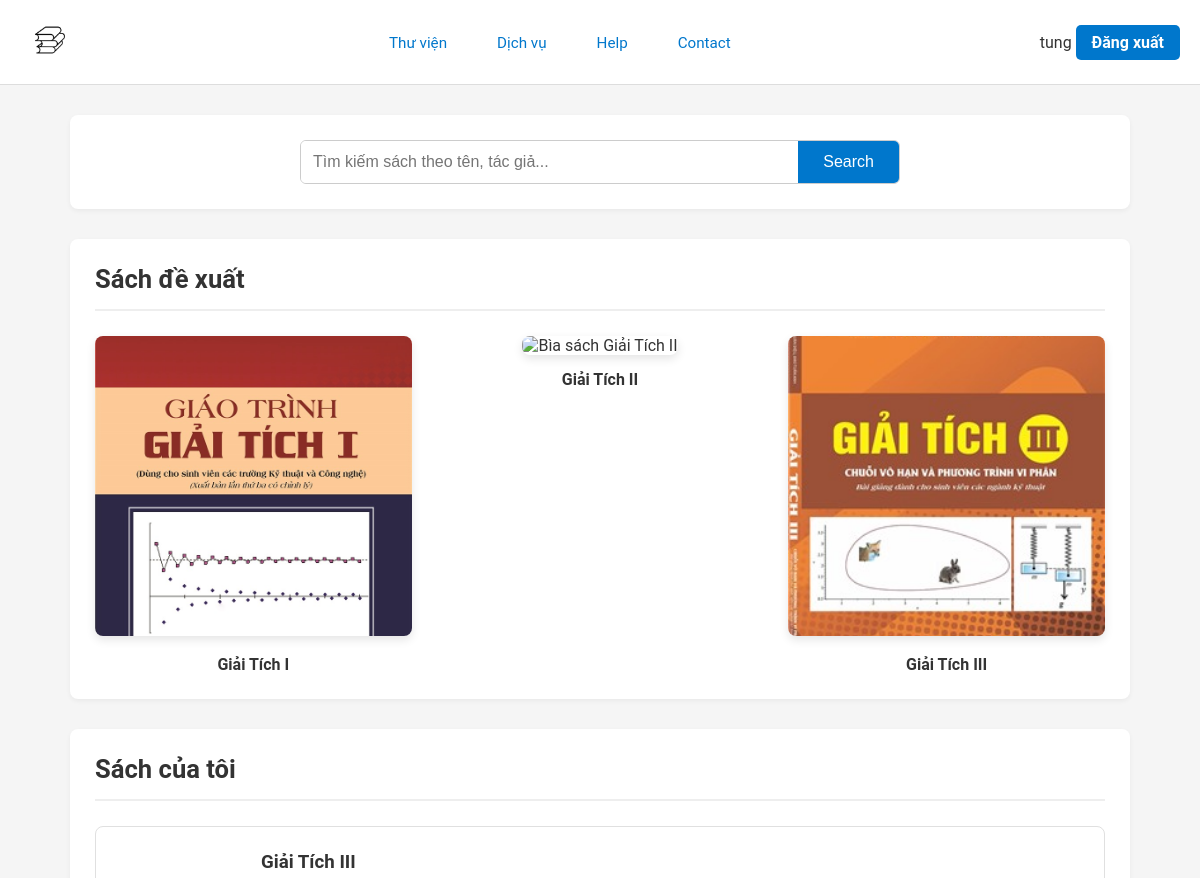
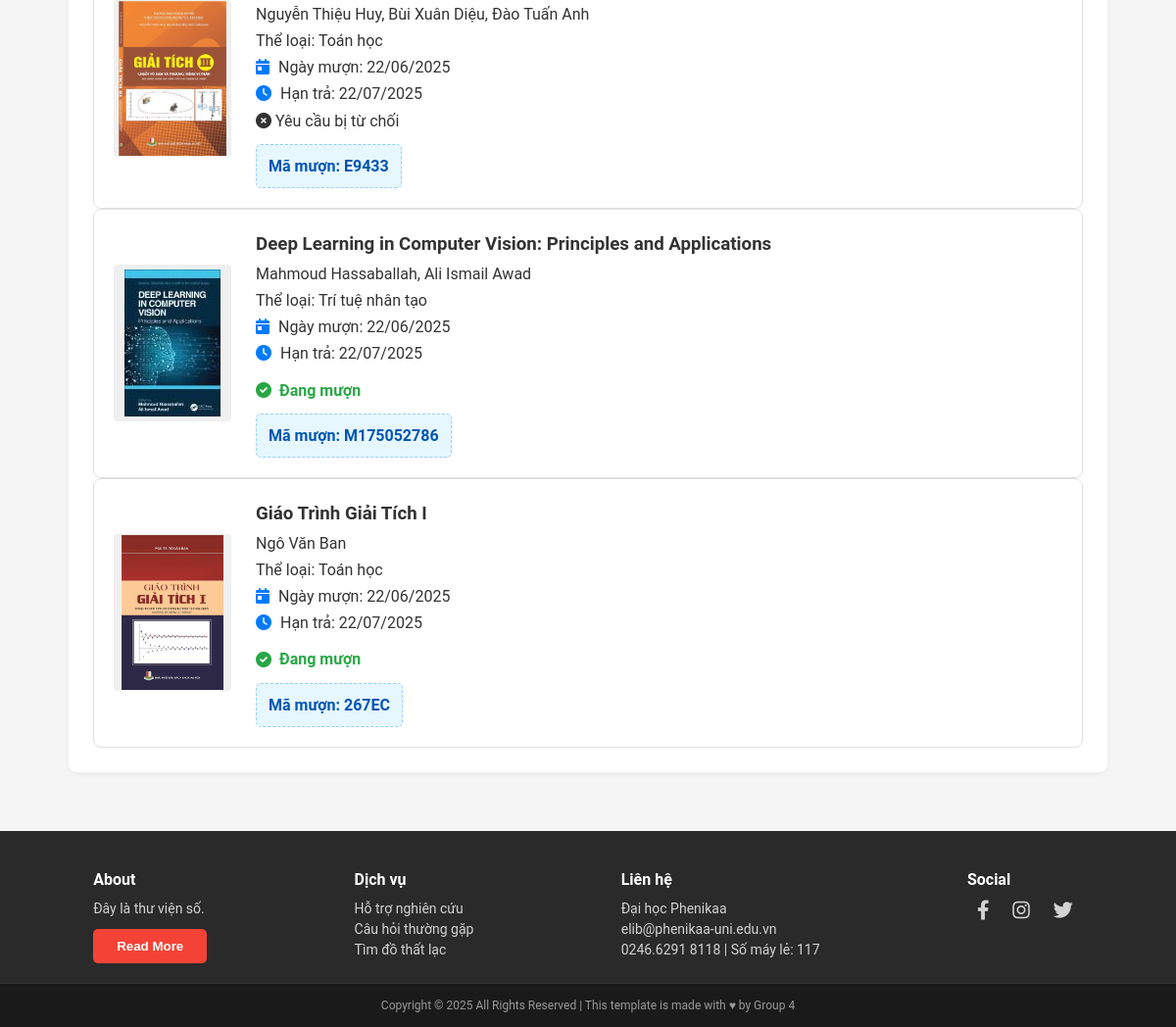
Page /user/demo/borrow/borrow.php (signed in) on the committed database (2 pictures, top to bottom).
### tables this page shows
CREATE TABLE `borrow_tbl` (
  `borrow_id` int(11) NOT NULL,
  `user_id` int(11) NOT NULL,
  `ngayMuon` datetime DEFAULT NULL,
  `ngayHetHan` datetime DEFAULT NULL,
  `tinhTrang` varchar(50) DEFAULT NULL,
  `book_id` int(11) DEFAULT NULL,
  `maMuon` varchar(10) DEFAULT NULL
);

CREATE TABLE `book_tbl` (
  `id` int(11) NOT NULL,
  `maSach` varchar(20) NOT NULL,
  `tieuDe` varchar(255) NOT NULL,
  `tacGia` varchar(100) DEFAULT NULL,
  `theLoai` varchar(100) DEFAULT NULL,
  `namXuatBan` int(11) DEFAULT NULL,
  `ngonNgu` varchar(50) DEFAULT NULL,
  `soLuong` int(11) DEFAULT 1,
  `trangThai` varchar(50) DEFAULT 'Có sẵn',
  `moTa` text DEFAULT NULL,
  `anhBia` varchar(255) DEFAULT NULL
);

### user/demo/borrow/borrow.php (the view, shortened to what this page needs)
<?php
include("../login/connect.php");
?>
<!DOCTYPE html>
<html lang="vi">
<head>
    <link rel="stylesheet" href="https://cdnjs.cloudflare.com/ajax/libs/font-awesome/6.0.0-beta3/css/all.min.css">
    <link rel="stylesheet" href="borrow.css">
</head>
<body>
    <header class="navbar">
        <div class="logo">
            <a href="../index.php">
                <img src="../assets/logo.jpg" alt="Logo">
            </a>
        </div>
        <div class="nav-links">
            <div class="dropdown">
                <span class="dropdown-toggle">Thư viện</span>
            </div>
            <div class="dropdown">
                <span class="dropdown-toggle">Dịch vụ</span>
            </div>
            <div class="dropdown">
                <span class="dropdown-toggle">Help</span>
            </div>
            <div class="dropdown">
                <span class="dropdown-toggle" id="contact-scroll-btn">Contact</span>
            </div>
        </div>
        <div class="auth">
            <?php if (isset($_SESSION['user'])): ?>
                <span class="auth-user"><?php echo htmlspecialchars($_SESSION['user']); ?></span>
                <a href="../login/logout.php?redirect=<?php echo urlencode($_SERVER['REQUEST_URI']); ?>" class="auth-link">Đăng xuất</a>
            <?php else: ?>
                <a href="#" onclick="openLoginModal()" class="auth-link">Đăng nhập</a>
            <?php endif; ?>
        </div>
    </header>
    <main class="page-main-content">
        <div class="content-container">
            <section class="book-section search-feature">
                <form action="../search/search.php" method="GET" class="search-bar">
                    <input type="text" name="query" placeholder="Tìm kiếm sách theo tên, tác giả..." class="search-input">
                    <button type="submit" class="search-button">Search</button>
                </form>
            </section>
            <section class="book-section">
                <h2>Sách đề xuất</h2>
                <div class="recommend-grid">
                    <div class="book-card-simple"
                         data-book-id="11"
                         data-title="Giải Tích I"
                         data-author="Ngô Văn Ban"
                         data-description="Cuốn sách Giải Tích I cung cấp các kiến thức cơ bản và nền tảng nhất của giải tích, bao gồm giới hạn, đạo hàm, và tích phân."
                         data-img-src="../assets/giaitich1.jpg"
                         data-year="2021"
                         data-category="Toán học"
                         data-language="Tiếng Việt">
                        <img src="../assets/giaitich1.jpg" alt="Bìa sách Giải Tích I">
                        <p class="book-title">Giải Tích I</p>
                    </div>
                    <div class="book-card-simple"
                         data-book-id="12"
                         data-title="Giải Tích II"
                         data-author="Trần Thị Kim Oanh, Phan Xuân Thành, Lê Chí Ngọc, Nguyễn Thị Thu Hương"
                         data-description="Tiếp nối Giải Tích I, cuốn sách này đi sâu vào các chủ đề nâng cao như giải tích hàm nhiều biến, tích phân bội, và phương trình vi phân."
                         data-img-src="../assets/giaitich2.jpg"
                         data-year="2022"
                         data-category="Toán học"
                         data-language="Tiếng Việt">
                        <img src="../assets/giaitich2.jpg" alt="Bìa sách Giải Tích II">
                        <p class="book-title">Giải Tích II</p>
                    </div>
                    <div class="book-card-simple"
                         data-book-id="13"
                         data-title="Giải Tích III"
                         data-author="Nguyễn Thiệu Huy, Bùi Xuân Diệu, Đào Tuấn Anh"
                         data-description="Cuốn sách cuối cùng trong bộ ba, tập trung vào các khái niệm về chuỗi số, chuỗi hàm, và các phép biến đổi quan trọng như Fourier và Laplace."
                         data-img-src="../assets/giaitich3.jpg"
                         data-year="2023"
                         data-category="Toán học"
                         data-language="Tiếng Việt">
                        <img src="../assets/giaitich3.jpg" alt="Bìa sách Giải Tích III">
                        <p class="book-title">Giải Tích III</p>
                    </div>
                </div>
            </section>
            <?php if (isset($_SESSION['user_id'])): ?>
                <section class="book-section">
                    <h2>Sách của tôi</h2>
                    <?php
                    $user_id = $_SESSION['user_id'];
                    $query = "SELECT b.*, k.tieuDe, k.tacGia, k.theLoai, k.anhBia
                            FROM borrow_tbl b
                            JOIN book_tbl k ON b.book_id = k.id
                            WHERE b.user_id = ? ORDER BY b.ngayMuon DESC";
                    $stmt = $conn->prepare($query);
                    $stmt->bind_param("i", $user_id);
                    $stmt->execute();
                    $result = $stmt->get_result();
                    ?>
                    <?php
                    if ($result->num_rows === 0): ?>
                        <p style="padding: 10px;">Bạn chưa mượn sách nào...</p>
                    <?php else: ?>
                            <?php while ($row = $result->fetch_assoc()): ?>
                            <div class="borrowed-item">
                                <div class="book-cover">
                                    <?php
                                        $filename = htmlspecialchars($row['anhBia']);
                                        $imgPath = "../" . $filename;
                                    ?>
                                    <img src="<?php echo $imgPath; ?>" alt="Bìa sách <?php echo htmlspecialchars($row['tieuDe']); ?>">
                                </div>
                                <div class="book-info">
                                    <h3><?php echo htmlspecialchars($row['tieuDe']); ?></h3>
                                    <p class="author"><?php echo htmlspecialchars($row['tacGia']); ?></p>
                                    <p class="category">Thể loại: <?php echo htmlspecialchars($row['theLoai']); ?></p>
                                    <div class="borrow-details">
                                        <p><i class="fas fa-calendar-day"></i> Ngày mượn: <?php echo date('d/m/Y', strtotime($row['ngayMuon'])); ?></p>
                                        <p><i class="fas fa-clock"></i> Hạn trả: <?php echo date('d/m/Y', strtotime($row['ngayHetHan'])); ?></p>
                                    </div>
                                    <?php if ($row['tinhTrang'] == 'Đang chờ phê duyệt'): ?>
                                        <p class="borrow-status-pending"><i class="fas fa-hourglass-half"></i> Đang chờ phê duyệt</p>
                                    <?php elseif ($row['tinhTrang'] == 'Đang mượn'): ?>
                                        <p class="borrow-status-approved"><i class="fas fa-check-circle"></i> Đang mượn</p>
                                    <?php elseif ($row['tinhTrang'] == 'Đã trả'): ?>
                                        <p class="borrow-status-returned"><i class="fas fa-check"></i> Đã trả</p>
                                    <?php elseif ($row['tinhTrang'] == 'Từ chối'): ?>
                                        <p class="borrow-status-rejected"><i class="fas fa-times-circle"></i> Yêu cầu bị từ chối</p>
                                    <?php endif; ?>
                                    <p class="borrow-code">Mã mượn: <?php echo $row['maMuon']; ?></p>
                                </div>
                            </div>
                        <?php endwhile; ?>
                    <?php endif; ?>
                </section>
            <?php endif; ?>
        </div>
    </main>
    <footer class="footer" id="footer-section">
        <div class="footer-bottom">
            <div class="footer-column">
                <h3>About</h3>
                <p>Đây là thư viện số.</p>
                <button class="read-more-btn">Read More</button>
            </div>
            <div class="footer-column">
                <h3>Dịch vụ</h3>
                <p>Hỗ trợ nghiên cứu<br>Câu hỏi thường gặp<br>Tìm đồ thất lạc</p>
            </div>
            <div class="footer-column">
                <h3>Liên hệ</h3>
                <p>Đại học Phenikaa<br>elib@phenikaa-uni.edu.vn<br>0246.6291 8118 | Số máy lẻ: 117</p>
            </div>
            <div class="footer-column">
                <h3>Social</h3>
                <div class="social-icons">
                    <a href="#"><i class="fab fa-facebook-f"></i></a>
                    <a href="#"><i class="fab fa-instagram"></i></a>
                    <a href="#"><i class="fab fa-twitter"></i></a>
                </div>
            </div>
        </div>
        <div class="footer-copyright">
            <p>Copyright © 2025 All Rights Reserved | This template is made with ♥ by Group 4</p>
        </div>
    </footer>
</body>
</html>

### user/demo/borrow/borrow.css (style rules this page uses)
* { margin: 0; padding: 0; box-sizing: border-box; }
body { font-family: 'Roboto', Arial, sans-serif; background: #f5f5f5; color: #333; min-height: 100vh; display: flex; flex-direction: column; }
a { text-decoration: none; color: #0077cc; }
header.navbar { display: flex; justify-content: space-between; align-items: center; background: #ffffff; padding: 10px 20px; border-bottom: 1px solid #ddd; min-height: 80px; position: sticky; top: 0; z-index: 999; }
.logo img { height: 60px; width: 60px; object-fit: contain; }
.nav-links { display: flex; align-items: center; gap: 50px; }
.auth-link { font-size: 1rem; font-weight: bold; color: #ffffff; background: #0077cc; padding: 8px 16px; border-radius: 5px; transition: background 0.3s ease, transform 0.2s ease; }
.dropdown { position: relative; display: inline-block; }
.dropdown-toggle { font-size: 0.95rem; color: #0077cc; cursor: pointer; }
.footer { background-color: #2a2a2a; color: #d3d3d3; padding-top: 20px; margin-top: auto; }
.footer-column { text-align: left; }
.footer-column h3 { font-size: 16px; margin-bottom: 10px; color: #fff; }
.footer-column p { font-size: 14px; line-height: 1.5; }
.footer-bottom { display: flex; justify-content: space-around; padding: 20px; }
.read-more-btn { background-color: #f44336; color: #fff; border: none; padding: 10px 24px; border-radius: 5px; cursor: pointer; margin-top: 10px; font-weight: bold; transition: background-color 0.3s ease; }
.social-icons { margin-top: 10px; }
.social-icons a { color: #d3d3d3; font-size: 20px; margin: 0 10px; transition: color 0.3s ease; }
.footer-copyright { text-align: center; padding: 15px 0; background-color: #1a1a1a; font-size: 12px; color: #999; border-top: 1px solid #333; }
.page-main-content { flex-grow: 1; padding: 30px 0; }
.content-container { max-width: 1100px; margin: 0 auto; padding: 0 20px; }
.book-section { background-color: #ffffff; padding: 25px; margin-bottom: 30px; border-radius: 8px; box-shadow: 0 2px 5px rgba(0,0,0,0.05); }
.book-section h2 { font-size: 1.6rem; margin-bottom: 25px; padding-bottom: 15px; border-bottom: 2px solid #eee; }
.search-feature { display: flex; justify-content: center; align-items: center; }
.search-bar { display: flex; width: 100%; max-width: 600px; border: 1px solid #ccc; border-radius: 6px; overflow: hidden; }
.search-input { flex-grow: 1; border: none; padding: 12px; font-size: 1rem; outline: none; }
.search-button { background-color: #0077cc; color: white; border: none; padding: 0 25px; cursor: pointer; font-size: 1rem; transition: background-color 0.3s ease; }
.recommend-grid { display: grid; grid-template-columns: repeat(3, 1fr); gap: 30px; }
.book-card-simple { text-align: center; cursor: pointer; }
.book-card-simple img { width: 100%; height: 300px; object-fit: cover; border-radius: 8px; margin-bottom: 15px; box-shadow: 0 4px 10px rgba(0,0,0,0.1); transition: transform 0.2s ease, box-shadow 0.2s; }
.book-card-simple .book-title { font-weight: bold; font-size: 1rem; }
.borrowed-item { display: flex; align-items: center; gap: 25px; padding: 20px; border: 1px solid #e0e0e0; border-radius: 8px; transition: box-shadow 0.2s ease; background-color: #fff; margin-bottom: 0; }
.borrowed-item .book-cover { flex-shrink: 0; width: 120px; height: 160px; border: 1px solid #eee; border-radius: 4px; overflow: hidden; display: flex; justify-content: center; align-items: center; background-color: #f0f0f0; }
.borrowed-item .book-cover img { max-width: 100%; max-height: 100%; height: auto; width: auto; display: block; object-fit: contain; }
.borrowed-item .book-info { flex-grow: 1; font-size: 1rem; line-height: 1.7; }
.borrow-details p i { margin-right: 5px; color: #007bff; }
.borrow-status-approved { color: #28a745; font-weight: bold; margin-top: 10px; display: flex; align-items: center; gap: 8px; }
.borrow-code { margin-top: 10px; font-weight: bold; color: #0056b3; background-color: #e6f7ff; padding: 8px 12px; border-radius: 5px; display: inline-block; border: 1px dashed #99ccff; }

### rows in the picture
borrow_tbl: book.anhBia (picture), book.tieuDe "Giải Tích III", book.tacGia "Nguyễn Thiệu Huy, Bùi Xuân Diệu, Đào Tuấn Anh", book.theLoai "Toán học", ngayMuon "22/06/2025", ngayHetHan "22/07/2025", tinhTrang "Từ chối" (drawn), maMuon "E9433"
borrow_tbl: book.anhBia (picture), book.tieuDe "Deep Learning in Computer Vision: Principles and Applications", book.tacGia "Mahmoud Hassaballah, Ali Ismail Awad", book.theLoai "Trí tuệ nhân tạo", ngayMuon "22/06/2025", ngayHetHan "22/07/2025", tinhTrang "Đang mượn" (drawn), maMuon "M175052786"
borrow_tbl: book.anhBia (picture), book.tieuDe "Giáo Trình Giải Tích I", book.tacGia "Ngô Văn Ban", book.theLoai "Toán học", ngayMuon "22/06/2025", ngayHetHan "22/07/2025", tinhTrang "Đang mượn" (drawn), maMuon "267EC"

### other values in the picture
$_SESSION['user'] "tung"
